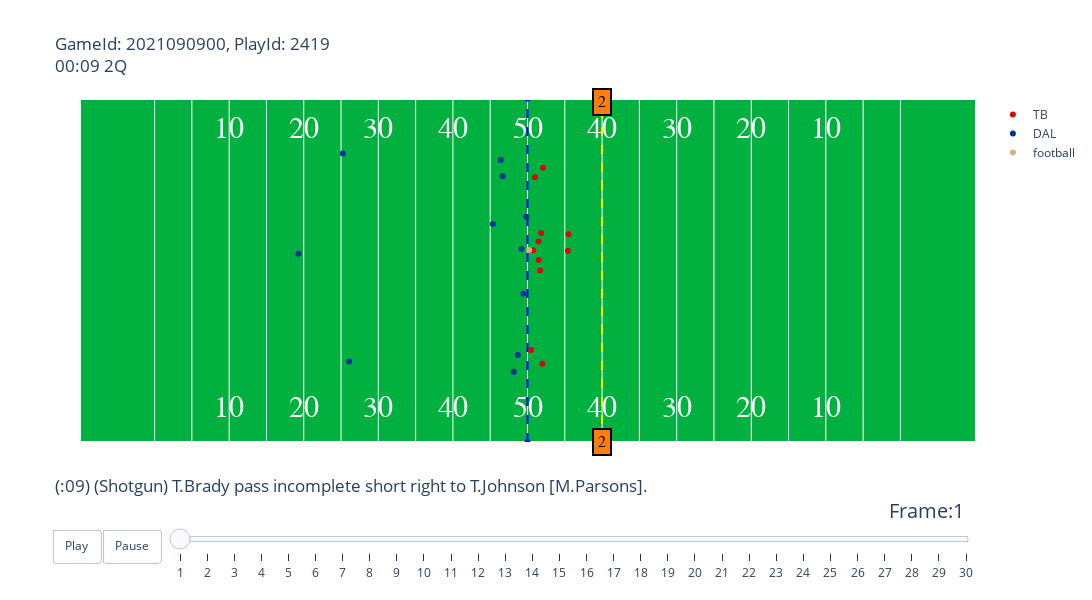

The code cell stored with this chart in its notebook:
### Code cell
playId_num = 2419
gameId = 2021090900
animate_play(week1, plays, players, pffScoutingData, gameId, playId_num).show()

### Figure 1 — Plotly figure (JSON) as saved in the notebook; plotly's stock layout.template omitted (floating-point values rounded to 4 significant figures)
{"data": [{"hoverinfo": "none", "mode": "text", "showlegend": false, "text": ["10", "20", "30", "40", "50", "40", "30", "20", "10"], "textfont": {"color": "#ffffff", "family": "Courier New, monospace", "size": 30}, "type": "scatter", "x": [20, 30, 40, 50, 60, 70, 80, 90, 100], "y": [5, 5, 5, 5, 5, 5, 5, 5, 5]}, {"hoverinfo": "none", "mode": "text", "showlegend": false, "text": ["10", "20", "30", "40", "50", "40", "30", "20", "10"], "textfont": {"color": "#ffffff", "family": "Courier New, monospace", "size": 30}, "type": "scatter", "x": [20, 30, 40, 50, 60, 70, 80, 90, 100], "y": [48.5, 48.5, 48.5, 48.5, 48.5, 48.5, 48.5, 48.5, 48.5]}, {"hoverinfo": "none", "line": {"color": "blue", "dash": "dash"}, "showlegend": false, "type": "scatter", "x": [60, 60], "y": [0, 53.5]}, {"hoverinfo": "none", "line": {"color": "yellow", "dash": "dash"}, "showlegend": false, "type": "scatter", "x": [70, 70], "y": [0, 53.5]}, {"hoverinfo": "text", "hovertext": ["nflId:25511.0<br>displayName:Tom Brady<br>Position:QB<br>Role:Pass", "nflId:35634.0<br>displayName:Antonio Brown<br>Position:SLWR<br>Role:Pass Route", "nflId:39985.0<br>displayName:Giovani Bernard<br>Position:HB-R<br>Role:Pass Route", "nflId:40151.0<br>displayName:Ryan Jensen<br>Position:C<br>Role:Pass Block", "nflId:41233.0<br>displayName:Mike Evans<br>Position:SRWR<br>Role:Pass Route", "nflId:42377.0<br>displayName:Donovan Smith<br>Position:LT<br>Role:Pass Block", "nflId:42404.0<br>displayName:Ali Marpet<br>Position:LG<br>Role:Pass Block", "nflId:44896.0<br>displayName:Chris Godwin<br>Position:LWR<br>Role:Pass Route", "nflId:46163.0<br>displayName:Alex Cappa<br>Position:RG<br>Role:Pass Block", "nflId:52421.0<br>displayName:Tristan Wirfs<br>Position:RT<br>Role:Pass Block", "nflId:52569.0<br>displayName:Tyler Johnson<br>Position:RWR<br>Role:Pass Route"], "marker": {"color": "#D50A0A"}, "mode": "markers", "name": "TB", "type": "scatter", "x": [65.41, 60.48, 65.49, 60.75, 60.99, 61.69, 61.51, 61.99, 61.48, 61.83, 62.09], "y": [29.81, 14.34, 32.37, 29.89, 41.28, 26.74, 28.36, 12.19, 31.23, 32.57, 42.73]}, {"hoverinfo": "text", "hovertext": ["nflId:41263.0<br>displayName:Demarcus Lawrence<br>Position:NLT<br>Role:Pass Rush", "nflId:42403.0<br>displayName:Randy Gregory<br>Position:ROLB<br>Role:Pass Rush", "nflId:43306.0<br>displayName:Keanu Neal<br>Position:LLB<br>Role:Coverage", "nflId:43478.0<br>displayName:Anthony Brown<br>Position:RCB<br>Role:Coverage", "nflId:43498.0<br>displayName:Maurice Canady<br>Position:SCBL<br>Role:Coverage", "nflId:43533.0<br>displayName:Jayron Kearse<br>Position:FS<br>Role:Coverage", "nflId:44904.0<br>displayName:Jourdan Lewis<br>Position:SCBR<br>Role:Coverage", "nflId:44962.0<br>displayName:Damontae Kazee<br>Position:FSL<br>Role:Coverage", "nflId:47996.0<br>displayName:Donovan Wilson<br>Position:FSR<br>Role:Coverage", "nflId:52459.0<br>displayName:Trevon Diggs<br>Position:LCB<br>Role:Coverage", "nflId:53441.0<br>displayName:Micah Parsons<br>Position:LOLB<br>Role:Pass Rush"], "marker": {"color": "#003594"}, "mode": "markers", "name": "DAL", "type": "scatter", "x": [59.2, 59.45, 55.35, 58.16, 56.67, 29.3, 58.71, 35.24, 36.08, 56.41, 59.84], "y": [30.09, 23.1, 33.98, 10.95, 41.41, 29.34, 13.57, 44.98, 12.56, 43.93, 35.1]}, {"hoverinfo": "none", "marker": {"color": "#CBB67C"}, "mode": "markers", "name": "football", "type": "scatter", "x": [60.22], "y": [29.94]}], "layout": {"annotations": [{"align": "center", "bgcolor": "#ff7f0e", "bordercolor": "black", "borderpad": 4, "borderwidth": 2, "font": {"color": "black", "family": "Courier New, monospace", "size": 16}, "opacity": 1, "showarrow": false, "text": "2", "x": 70, "y": 0}, {"align": "center", "bgcolor": "#ff7f0e", "bordercolor": "black", "borderpad": 4, "borderwidth": 2, "font": {"color": "black", "family": "Courier New, monospace", "size": 16}, "opacity": 1, "showarrow": false, "text": "2", "x": 70, "y": 53}], "autosize": false, "height": 600, "plot_bgcolor": "#00B140", "sliders": [{"active": 0, "currentvalue": {"font": {"size": 20}, "prefix": "Frame:", "visible": true, "xanchor": "right"}, "len": 0.9, "pad": {"b": 10, "t": 50}, "steps": [{"args": [[1], {"frame": {"duration": 100, "redraw": false}, "mode": "immediate", "transition": {"duration": 0}}], "label": "1", "method": "animate"}, {"args": [[2], {"frame": {"duration": 100, "redraw": false}, "mode": "immediate", "transition": {"duration": 0}}], "label": "2", "method": "animate"}, {"args": [[3], {"frame": {"duration": 100, "redraw": false}, "mode": "immediate", "transition": {"duration": 0}}], "label": "3", "method": "animate"}, {"args": [[4], {"frame": {"duration": 100, "redraw": false}, "mode": "immediate", "transition": {"duration": 0}}], "label": "4", "method": "animate"}, {"args": [[5], {"frame": {"duration": 100, "redraw": false}, "mode": "immediate", "transition": {"duration": 0}}], "label": "5", "method": "animate"}, {"args": [[6], {"frame": {"duration": 100, "redraw": false}, "mode": "immediate", "transition": {"duration": 0}}], "label": "6", "method": "animate"}, {"args": [[7], {"frame": {"duration": 100, "redraw": false}, "mode": "immediate", "transition": {"duration": 0}}], "label": "7", "method": "animate"}, {"args": [[8], {"frame": {"duration": 100, "redraw": false}, "mode": "immediate", "transition": {"duration": 0}}], "label": "8", "method": "animate"}, {"args": [[9], {"frame": {"duration": 100, "redraw": false}, "mode": "immediate", "transition": {"duration": 0}}], "label": "9", "method": "animate"}, {"args": [[10], {"frame": {"duration": 100, "redraw": false}, "mode": "immediate", "transition": {"duration": 0}}], "label": "10", "method": "animate"}, {"args": [[11], {"frame": {"duration": 100, "redraw": false}, "mode": "immediate", "transition": {"duration": 0}}], "label": "11", "method": "animate"}, {"args": [[12], {"frame": {"duration": 100, "redraw": false}, "mode": "immediate", "transition": {"duration": 0}}], "label": "12", "method": "animate"}, {"args": [[13], {"frame": {"duration": 100, "redraw": false}, "mode": "immediate", "transition": {"duration": 0}}], "label": "13", "method": "animate"}, {"args": [[14], {"frame": {"duration": 100, "redraw": false}, "mode": "immediate", "transition": {"duration": 0}}], "label": "14", "method": "animate"}, {"args": [[15], {"frame": {"duration": 100, "redraw": false}, "mode": "immediate", "transition": {"duration": 0}}], "label": "15", "method": "animate"}, {"args": [[16], {"frame": {"duration": 100, "redraw": false}, "mode": "immediate", "transition": {"duration": 0}}], "label": "16", "method": "animate"}, {"args": [[17], {"frame": {"duration": 100, "redraw": false}, "mode": "immediate", "transition": {"duration": 0}}], "label": "17", "method": "animate"}, {"args": [[18], {"frame": {"duration": 100, "redraw": false}, "mode": "immediate", "transition": {"duration": 0}}], "label": "18", "method": "animate"}, {"args": [[19], {"frame": {"duration": 100, "redraw": false}, "mode": "immediate", "transition": {"duration": 0}}], "label": "19", "method": "animate"}, {"args": [[20], {"frame": {"duration": 100, "redraw": false}, "mode": "immediate", "transition": {"duration": 0}}], "label": "20", "method": "animate"}, {"args": [[21], {"frame": {"duration": 100, "redraw": false}, "mode": "immediate", "transition": {"duration": 0}}], "label": "21", "method": "animate"}, {"args": [[22], {"frame": {"duration": 100, "redraw": false}, "mode": "immediate", "transition": {"duration": 0}}], "label": "22", "method": "animate"}, {"args": [[23], {"frame": {"duration": 100, "redraw": false}, "mode": "immediate", "transition": {"duration": 0}}], "label": "23", "method": "animate"}, {"args": [[24], {"frame": {"duration": 100, "redraw": false}, "mode": "immediate", "transition": {"duration": 0}}], "label": "24", "method": "animate"}, {"args": [[25], {"frame": {"duration": 100, "redraw": false}, "mode": "immediate", "transition": {"duration": 0}}], "label": "25", "method": "animate"}, {"args": [[26], {"frame": {"duration": 100, "redraw": false}, "mode": "immediate", "transition": {"duration": 0}}], "label": "26", "method": "animate"}, {"args": [[27], {"frame": {"duration": 100, "redraw": false}, "mode": "immediate", "transition": {"duration": 0}}], "label": "27", "method": "animate"}, {"args": [[28], {"frame": {"duration": 100, "redraw": false}, "mode": "immediate", "transition": {"duration": 0}}], "label": "28", "method": "animate"}, {"args": [[29], {"frame": {"duration": 100, "redraw": false}, "mode": "immediate", "transition": {"duration": 0}}], "label": "29", "method": "animate"}, {"args": [[30], {"frame": {"duration": 100, "redraw": false}, "mode": "immediate", "transition": {"duration": 0}}], "label": "30", "method": "animate"}], "transition": {"duration": 300, "easing": "cubic-in-out"}, "x": 0.1, "xanchor": "left", "y": 0, "yanchor": "top"}], "title": {"text": "GameId: 2021090900, PlayId: 2419<br>00:09 2Q<br><br><br><br><br><br><br><br><br><br><br><br><br><br><br><br><br><br><br>(:09) (Shotgun) T.Brady pass incomplete short right to T.Johnson [M.Parsons]."}, "updatemenus": [{"buttons": [{"args": [null, {"frame": {"duration": 100, "redraw": false}, "fromcurrent": true, "transition": {"duration": 0}}], "label": "Play", "method": "animate"}, {"args": [[null], {"frame": {"duration": 0, "redraw": false}, "mode": "immediate", "transition": {"duration": 0}}], "label": "Pause", "method": "animate"}], "direction": "left", "pad": {"r": 10, "t": 87}, "showactive": false, "type": "buttons", "x": 0.1, "xanchor": "right", "y": 0, "yanchor": "top"}], "width": 1200, "xaxis": {"autorange": false, "range": [0, 120], "showticklabels": false, "tickmode": "array", "tickvals": [10, 15, 20, 25, 30, 35, 40, 45, 50, 55, 60, 65, 70, 75, 80, 85, 90, 95, 100, 105, 110]}, "yaxis": {"autorange": false, "range": [0, 53.3], "showgrid": false, "showticklabels": false}}}
